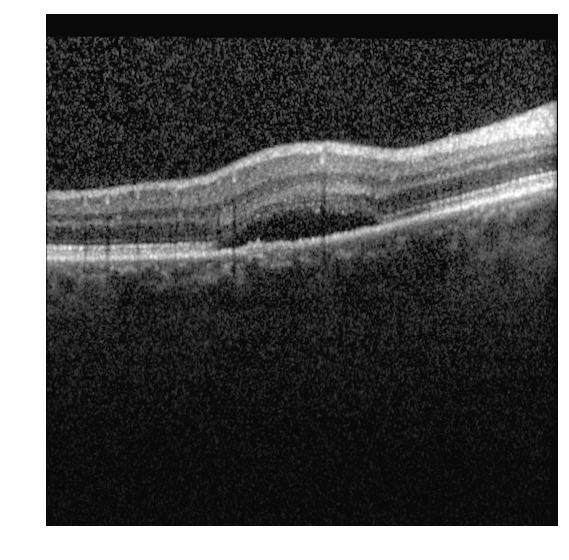
#> input picture Train-Data/SRF/input_1492_1.png, 569 x 560 px
$ python old_main.py
#> lines starting #> are read from the running program, lines starting #| are printed output that depends on the picture; after the words box and inside, x2 and y2 are one past the last pixel; in counts of white or black regions, pixels touching at a corner belong together
#> further down, image_original is the input picture: shape (560, 569, 4) float32; mean R, G, B, A 0.325, 0.325, 0.325, 1
### image_edit_utils.py
import cv2
import numpy as np
import matplotlib.pyplot as plt
import skimage
from skimage import util
from skimage import feature
from skimage import color
from skimage import filters

from scipy import ndimage
from sklearn import cluster

# [28 lines of commented-out code are left out]
def rm_white_frame(im):

    # create a negative (to invert the white frame into black, to fill with 0)
    im = 1 - im
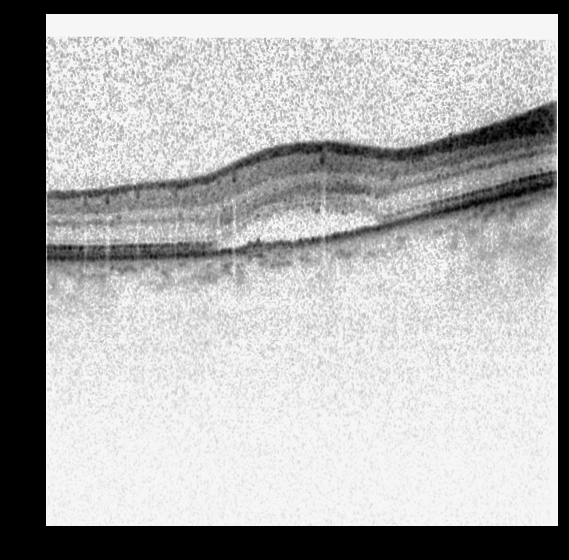
#> im: shape (560, 569, 3) float32; min 0, max 1, mean 0.676

    h, w, d = im.shape
#> h = 560; w = 569; d = 3
    #left limit
    for i in range(w):
        if np.sum(im[:, i, :]) > 0:
            break
    #right limit
    for j in range(w - 1, 0, -1):
        if np.sum(im[:, j, :]) > 0:
            break

    #top limit
    for k in range(h):
        if np.sum(im[k, :, :]) > 0:
            break
    #bottom limit
    for l in range(h - 1, 0, -1):
        if np.sum(im[l, :, :]) > 0:
            break

    cropped = im[k:l + 1, i:j + 1, :].copy()
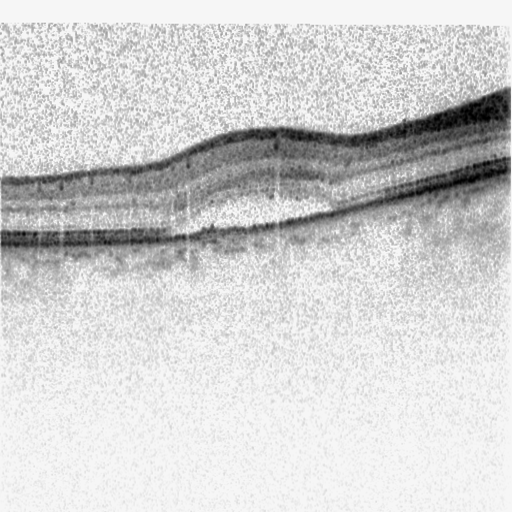
#> cropped: shape (512, 512, 3) float32; min 0, max 1, mean 0.821
    #back to normal
    cropped = 1 - cropped
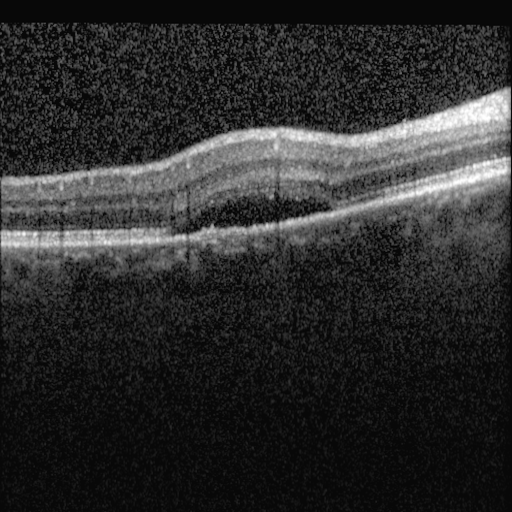
#> cropped: shape (512, 512, 3) float32; min 0, max 1, mean 0.179

    return (cropped)


def segmentation(gray_image, nclust=7):

    image = color.gray2rgb(gray_image)

    x, y, z = image.shape
    image_2d = image.reshape(x * y, z)
    image_2d.shape

    kmeans_cluster = cluster.KMeans(n_clusters=nclust)
    kmeans_cluster.fit(image_2d)
    cluster_centers = kmeans_cluster.cluster_centers_
    cluster_labels = kmeans_cluster.labels_
    image_segmented = cluster_centers[cluster_labels].reshape(x, y, z)

    cluster_labels_matrix = cluster_labels.reshape(x, y)

    return (image_segmented, cluster_labels_matrix)


# [9 lines of commented-out code are left out]

### get_file_paths.py
from pathlib import Path


# [6 lines left out: function train_data, not called in this run]


def get_healthy_data():
    train_data_path = Path('Train-Data')
    healthy_path = train_data_path / 'NoSRF'
    healthy_images = [file for file in healthy_path.iterdir()]
    return healthy_images


def get_srf_data():
    train_data_path = Path('Train-Data')
    srf_path = train_data_path / 'SRF'
    srf_images = [file for file in srf_path.iterdir()]
    return srf_images


def get_all_train_data():
    return get_healthy_data(), get_srf_data()


# [7 lines that do not run on import are left out]

### old_main.py
import numpy as np
import matplotlib
import matplotlib.pyplot as plt
import get_file_paths

from skimage import feature
from skimage import color
from skimage import filters
from skimage import util

from scipy.ndimage import gaussian_filter
from scipy import ndimage

import image_edit_utils as utls
import cv2


# *OPTIONAL
def apply_brightness_contrast(input_img, brightness=0, contrast=0):

    if brightness != 0:
        if brightness > 0:
            shadow = brightness
            highlight = 255
        else:
            shadow = 0
            highlight = 255 + brightness
        alpha_b = (highlight - shadow) / 255
        gamma_b = shadow

        buf = cv2.addWeighted(input_img, alpha_b, input_img, 0, gamma_b)
    else:
        buf = input_img.copy()

    if contrast != 0:
        f = 131 * (contrast + 127) / (127 * (131 - contrast))
        alpha_c = f
        gamma_c = 127 * (1 - f)

        buf = cv2.addWeighted(buf, alpha_c, buf, 0, gamma_c)

    return buf


# Read in the image

healthy, srf = get_file_paths.get_all_train_data()
srf = [srf[0]]

for img_path in srf:
    image_original = plt.imread(img_path)

    # Remove white frame around the image (interfere with edge detection, the edges are detected on the border)
    image_original = color.rgba2rgb(image_original)
    image_original = utls.rm_white_frame(image_original)

    plt.subplot(221)
    plt.title("Original")
    plt.imshow(image_original)

    # improve quality of image
    #image_enhanced = apply_brightness_contrast(image_original, brightness = 10, contrast = 15)
    image_gray = color.rgb2gray(image_original)

    gaus_par = 3
    image_gray_gaus = ndimage.gaussian_filter(image_gray, gaus_par)
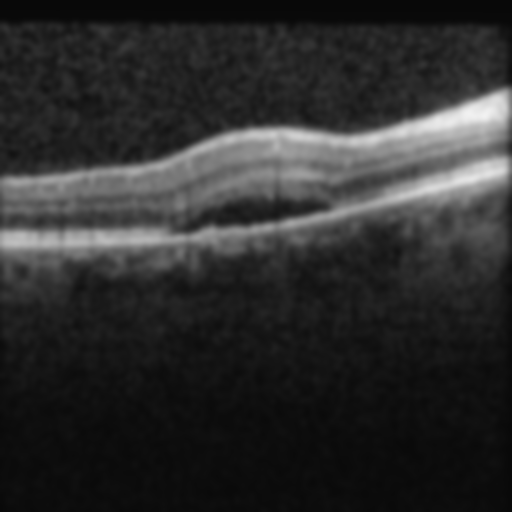
#> image_gray_gaus: shape (512, 512) float32; min 0.0353, max 0.949, mean 0.179

    plt.subplot(222)
    plt.title("Gaussian smoothing with par =" + str(gaus_par))
    plt.imshow(image_gray_gaus)

    # Segmentation
    # cluster_labels is a matrix of image shape,
    # where each cell value corresponds to the segment number of pixel,
    # i.e. 0 - a pixel of darkest segment; (nclust-1) - a pixel of the brightest segment
    # nclust - number of clusters
    n = 7
    segmented_image, cluster_labels = utls.segmentation(image_gray_gaus,
                                                        nclust=n)
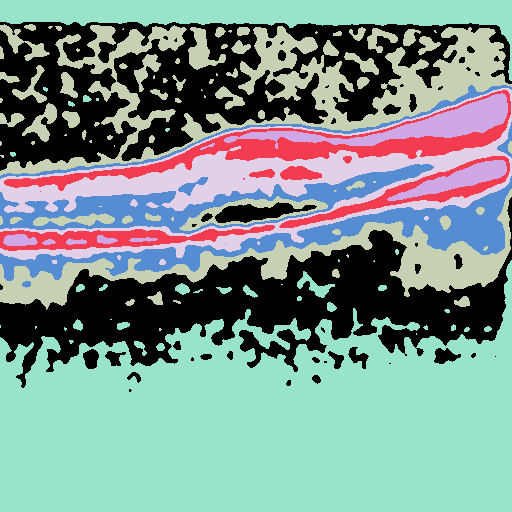
#> cluster_labels: shape (512, 512) int32; 7 distinct labels, from 0 to 6; one colour per label, 0 black

    plt.subplot(223)
    plt.title("Segmentation with nclust = " + str(n))
    plt.imshow(segmented_image)

    sigma_val = 3
    # edge detection
    edges = feature.canny(image=image_gray_gaus, sigma=sigma_val)
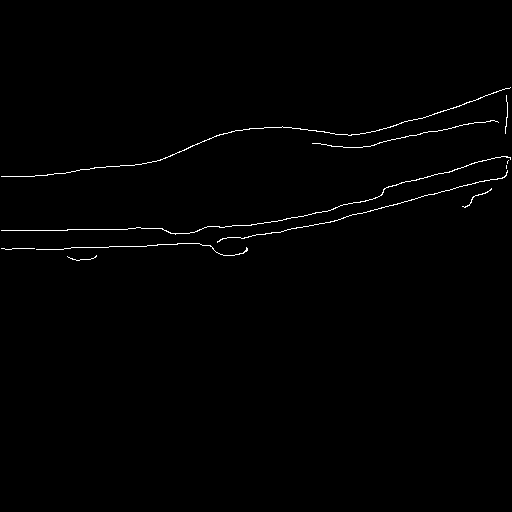
#> edges: shape (512, 512) bool; 0.77% white in thin lines or dots, all inside (x1, y1, x2, y2) = (1, 87, 511, 261)

    # [6 lines of commented-out code are left out]

    plt.subplot(224)
    plt.title("Edge detection with sigma = " + str(sigma_val))
    plt.imshow(edges, cmap='gray')

    plt.show()

    segmented_image_with_edges = np.copy(segmented_image)

    y_edges = np.where(edges)[0]
#> y_edges = 2011 values from 87 to 260
    x_edges = np.where(edges)[1]
#> x_edges = 2011 values, max 510 at index 0, min 1 at index 863, mean 282.8

    for i in range(len(y_edges)):
        if (y_edges[i] != 0 or x_edges[i] != 0
                or y_edges[i] != segmented_image_with_edges.shape[0]
                or x_edges[i] != segmented_image_with_edges.shape[1]):
            segmented_image_with_edges[y_edges[i], x_edges[i]] = (
                1, 0, 0)  # possibly will help......
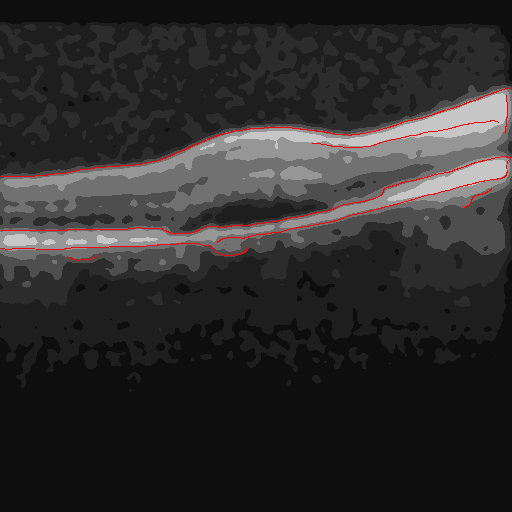
#> segmented_image_with_edges: shape (512, 512, 3) float32; mean of channels 0, 1, 2 0.183, 0.175, 0.175; drawn as R, G, B

    # Plot Segmented image with detected edges
    plt.subplot(121)
    plt.title("Original")
    plt.imshow(image_original)

    plt.subplot(122)
    plt.title("Segmented image with edges")
    plt.imshow(segmented_image_with_edges)

    plt.show()
